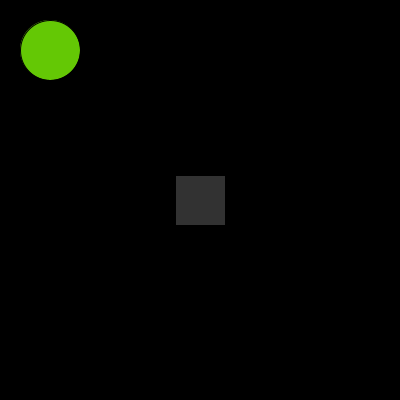
Frame 1 (no input)
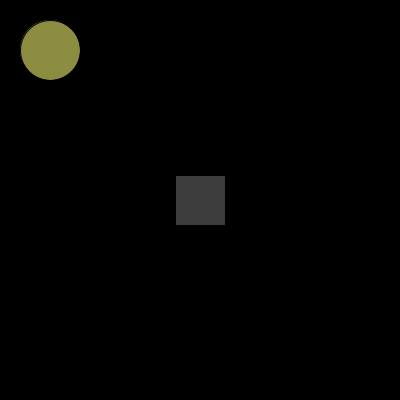
Frame 60 (the mouse pressed at the canvas centre just before this capture)
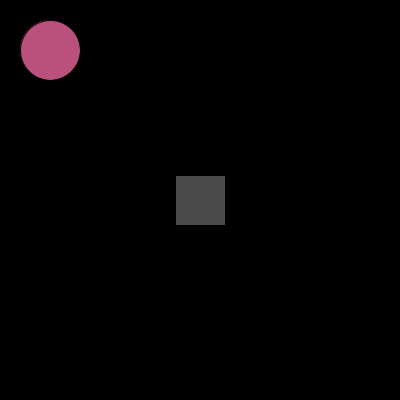
Frame 120 (the mouse held since frame 60 and released just before this capture)

The Processing sketch that drew these frames (run headless with seeded random() and noise(); from frame 60 on, the mouse is pressed at the canvas centre):

// Processing sketch: sketch_01
// ── sketch_01.pde

// active mode

// declare a variable: 0. size, 1. name
// int is the size. short for interger
// declaring + giving a value
int opacity = 0; // global pope beyonce prince

int r, g, b; // declaring multi variables of the same type

color myColor; // data type for color

void setup() { // runs once
  size(400, 400);
  background(0);

  frameRate(5);

  opacity = 50;

  r = 100; // the product of computation is ALWAYS on the left
  g = 200;
  b = 5;
}



void draw() { // loops
  background(0);

  fill(255, opacity);
  rect(width/2-25, height/2-25, 50, 50);

  opacity = opacity + 5;

  if (opacity > 90) { // truth.. if true, will execute {}
    opacity = 0;
  }

  println(opacity); //bug squashing tip

  //fill(#81FF6B);
  // ellipse(-600, 200, 50, 50);
  myColor= color( r, g, b); // starts out as (100, 200, 5)
  fill(myColor);
  ellipse(50, 50, 60, 60);
  r = r + 5;
  b++; // b = b+ 1
  g--; // g = g - 1;

  if (r >= 255) {
    r = 0;
  }
  if (b >= 255) {
    b = 0;
  }
  if (g < 0) {
    g = 255;
  }
}
